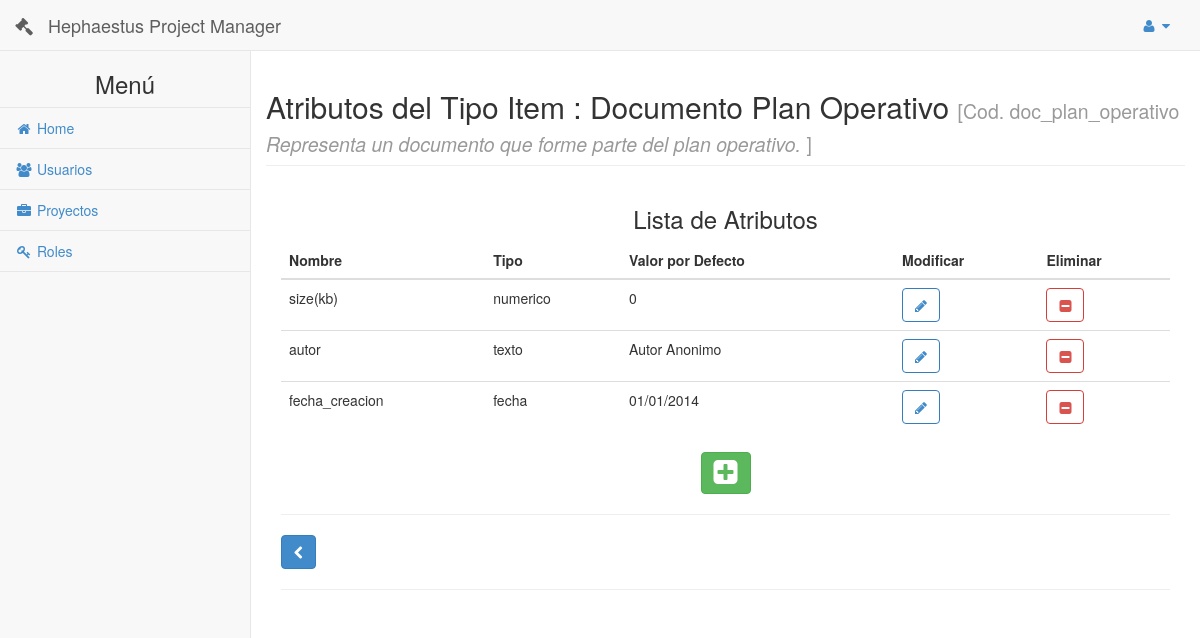
Page /tipoitem/atributos/1/ (signed in) on the earlier database version.
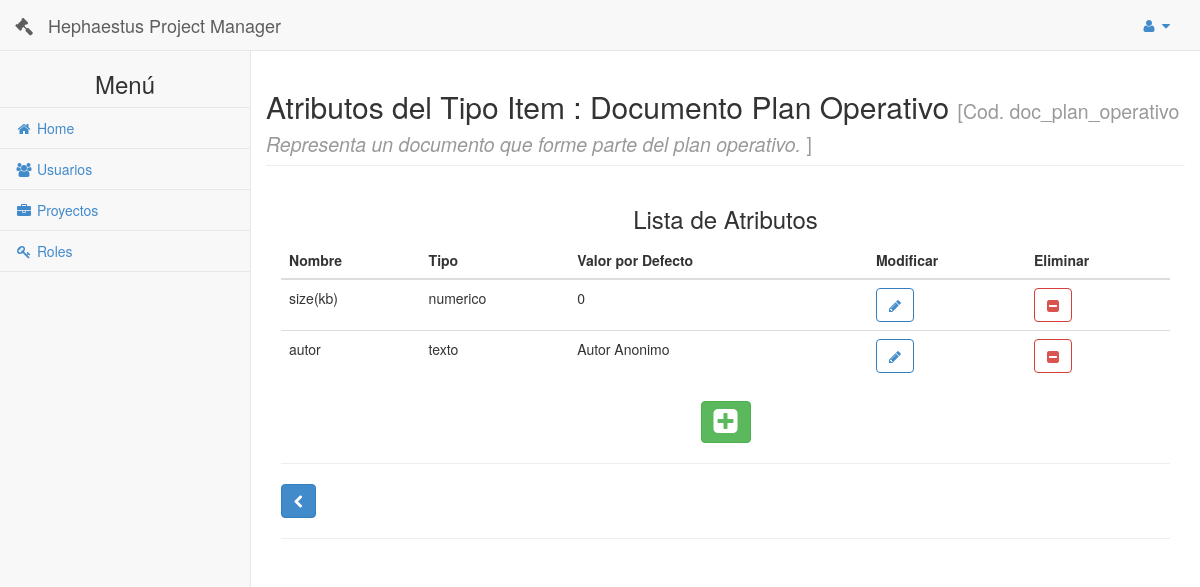
Same page on the later database version.
### principal/models.py (models this page shows, shortened)
class AtributoTipoItem(models.Model):
    class Meta:
        verbose_name = 'AtributoTipoItem'
        verbose_name_plural = 'AtributoTipoItems'
    nombre = models.TextField(max_length=50)
    tipo = models.TextField(max_length=50)
    valor_por_defecto = models.TextField(max_length=50)
    tipo_item = models.ForeignKey(TipoItem)

### app_tipo_item/views.py (the view)
# urls.py: url(r'^atributos/(?P<id_tipo_item>\d+)/$','app_tipo_item.views.indexAtributoTipoItem', name='indexAtributo'),
def indexAtributoTipoItem(request, id_tipo_item):
	"""
	Funcion: Panel principal de administracion de los atributos de tipo de item

	@param request: Objeto que se encarga de manejar las peticiones http.
	@param id_tipo_item: Identificador del tipo de item del cual se visualizan sus atributos.
	@return: Si el usuario se encuentra logueado retorna un objeto
		HttpResponse del template atributo_tipo_item.html renderizado con el contexto
		{'usuario' : u, 'tipo_item' : tipoitem, 'lista' : lista}. Sino, retorna un objeto
		HttpResponseRedirect hacia '/login'.
	"""
	u = is_logged(request.session)
	if( u ):
		tipoitem = TipoItem.objects.get(id=id_tipo_item)
		print tipoitem
		lista = tipoitem.atributotipoitem_set.all()
		return render(request, 'atributo_tipo_item.html', {'usuario' : u, 'tipo_item' : tipoitem, 'lista' : lista})
	else :
		return redirect('/login')

### principal/models.py (called while the page is built)
    def __unicode__(self):
        return self.nombre

### principal/views.py (called while the page is built)
def is_logged(session):
	if( 'usuario' in session ):
		user =  Usuario.objects.get(id=session['usuario'])
		u = user.__dict__
		lista_permisos = []
		lista_roles = []
		for r in user.roles.all():
			lista_roles.append(r.nombre)
			for p in r.permisos.all():
				lista_permisos.append(p.nombre)
		u['permisos'] = lista_permisos
		u['roles'] = lista_roles
		return u
	else:
		return False

### app_tipo_item/templates/atributo_tipo_item.html (shortened to what this page needs)
{% include 'header.html' %}
        {% if usuario %}
        <div id="page-wrapper">
            <div class="row">
                <div class="col-lg-12">
                    <div class="row">
                        <h2 class="page-header">Atributos del Tipo Item : {{tipo_item.nombre}} <small>[Cod. {{tipo_item.codigo}} <i> {{tipo_item.descripcion}} </i>]</small></h2>
                    </div>
                        <center>
                            <h3>Lista de Atributos</h3>
                        </center>
                        <form method="post">
                            <table class="table table-hover">
                                <thead>
                                    <tr>
                                        <th>Nombre</th>
                                        <th>Tipo</th>
                                        <th>Valor por Defecto</th>
                                        <th></th>
                                        <th>Modificar</th>
                                        <th>Eliminar</th>
                                    </tr>
                                </thead>
                                <tbody>
                                    {% for a in lista %}
                                    <tr>
                                        <td>{{a.nombre}}</td>
                                        <td>{{a.tipo}}</td>
                                        <td>{{a.valor_por_defecto}}</td>
                                        <td></td>
                                        <td>
                                            <a href="#modificar" class="btn btn-primary btn-outline"
                                            onClick="modificarAtributoTipoItem( '{{a.id}}','{{a.nombre}}','{{a.tipo}}','{{a.valor_por_defecto}}' );"><i class="fa fa-pencil"></i></a>
                                        </td>
                                        <td>
                                            <a href="#eliminar" class="btn btn-danger btn-outline" onClick="eliminarAtributoTipoItem( '{{a.nombre}}', '{% url 'tipoitem:eliminarAtributo' tipo_item.id a.id %}' );"><i class="fa fa-minus-square"></i></a>
                                        </td>
                                    </tr>
                                    {% empty %}
                                        <tr>
                                            No hay resultados
                                        </tr>
                                    {% endfor %}
                                </tbody>
                            </table>
                            <center>
                                <a class="btn btn-success" data-toggle="modal" href='#modal-nuevo'><i class="fa fa-plus-square fa-2x"></i></a>
                            </center>
                            <hr>
                            <a class="btn btn-primary" href="{% url 'tipoitem:index' tipo_item.fase.id %}">
                                    <i class="fa fa-chevron-left "></i>
                            </a>
                            <hr>
                        </form>
                </div>
            </div>
        </div>
        {% endif %}
        {% load staticfiles %}
{% include 'footer.html' %}

Differences in the rows shown:
removed AtributoTipoItem: nombre "fecha_creacion", tipo "fecha", valor_por_defecto "01/01/2014"
